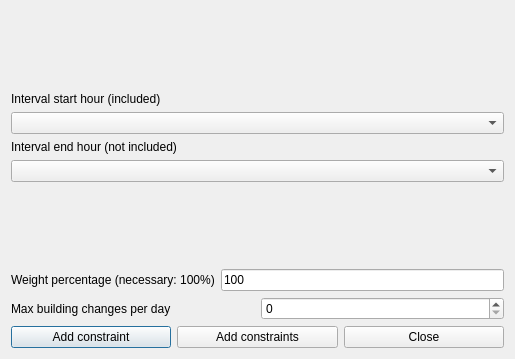
<?xml version="1.0" encoding="UTF-8"?>
<ui version="4.0">
 <class>AddConstraintTeachersMaxBuildingChangesPerDayInIntervalForm_template</class>
 <widget class="QDialog" name="AddConstraintTeachersMaxBuildingChangesPerDayInIntervalForm_template">
  <property name="geometry">
   <rect>
    <x>0</x>
    <y>0</y>
    <width>514</width>
    <height>359</height>
   </rect>
  </property>
  <property name="windowTitle">
   <string extracomment="This is the title of the dialog to add a new constraint of this type">Add teachers max building changes per day in interval</string>
  </property>
  <layout class="QGridLayout" name="gridLayout">
   <item row="0" column="0">
    <spacer name="spacer1">
     <property name="orientation">
      <enum>Qt::Vertical</enum>
     </property>
     <property name="sizeType">
      <enum>QSizePolicy::Expanding</enum>
     </property>
     <property name="sizeHint" stdset="0">
      <size>
       <width>20</width>
       <height>21</height>
      </size>
     </property>
    </spacer>
   </item>
   <item row="3" column="0">
    <spacer name="verticalSpacer">
     <property name="orientation">
      <enum>Qt::Vertical</enum>
     </property>
     <property name="sizeHint" stdset="0">
      <size>
       <width>493</width>
       <height>24</height>
      </size>
     </property>
    </spacer>
   </item>
   <item row="2" column="0">
    <layout class="QVBoxLayout" name="verticalLayout_2">
     <item>
      <widget class="QLabel" name="endTextLabel">
       <property name="frameShape">
        <enum>QFrame::NoFrame</enum>
       </property>
       <property name="frameShadow">
        <enum>QFrame::Plain</enum>
       </property>
       <property name="text">
        <string extracomment="This field refers to a constraint operating on a given hourly interval. The selected start hour of the interval is included (is counted) in the constraint, while the selected end hour of the interval is not included (is not counted) in the constraint.">Interval end hour (not included)</string>
       </property>
       <property name="wordWrap">
        <bool>false</bool>
       </property>
      </widget>
     </item>
     <item>
      <widget class="QComboBox" name="endHourComboBox">
       <property name="editable">
        <bool>false</bool>
       </property>
       <property name="insertPolicy">
        <enum>QComboBox::NoInsert</enum>
       </property>
       <property name="duplicatesEnabled">
        <bool>false</bool>
       </property>
      </widget>
     </item>
    </layout>
   </item>
   <item row="6" column="0">
    <layout class="QHBoxLayout">
     <item>
      <widget class="QPushButton" name="addConstraintPushButton">
       <property name="text">
        <string>Add constraint</string>
       </property>
      </widget>
     </item>
     <item>
      <widget class="QPushButton" name="addConstraintsPushButton">
       <property name="text">
        <string>Add constraints</string>
       </property>
      </widget>
     </item>
     <item>
      <widget class="QPushButton" name="closePushButton">
       <property name="text">
        <string>Close</string>
       </property>
      </widget>
     </item>
    </layout>
   </item>
   <item row="4" column="0">
    <layout class="QHBoxLayout">
     <item>
      <widget class="QLabel" name="weightTextLabel">
       <property name="frameShape">
        <enum>QFrame::NoFrame</enum>
       </property>
       <property name="frameShadow">
        <enum>QFrame::Plain</enum>
       </property>
       <property name="text">
        <string>Weight percentage (necessary: 100%)</string>
       </property>
       <property name="wordWrap">
        <bool>false</bool>
       </property>
      </widget>
     </item>
     <item>
      <widget class="QLineEdit" name="weightLineEdit">
       <property name="text">
        <string notr="true">100</string>
       </property>
      </widget>
     </item>
    </layout>
   </item>
   <item row="1" column="0">
    <layout class="QVBoxLayout" name="verticalLayout">
     <item>
      <widget class="QLabel" name="startTextLabel">
       <property name="frameShape">
        <enum>QFrame::NoFrame</enum>
       </property>
       <property name="frameShadow">
        <enum>QFrame::Plain</enum>
       </property>
       <property name="text">
        <string extracomment="This field refers to a constraint operating on a given hourly interval. The selected start hour of the interval is included (is counted) in the constraint, while the selected end hour of the interval is not included (is not counted) in the constraint.">Interval start hour (included)</string>
       </property>
       <property name="wordWrap">
        <bool>false</bool>
       </property>
      </widget>
     </item>
     <item>
      <widget class="QComboBox" name="startHourComboBox">
       <property name="editable">
        <bool>false</bool>
       </property>
       <property name="insertPolicy">
        <enum>QComboBox::NoInsert</enum>
       </property>
       <property name="duplicatesEnabled">
        <bool>false</bool>
       </property>
      </widget>
     </item>
    </layout>
   </item>
   <item row="5" column="0">
    <layout class="QHBoxLayout">
     <item>
      <widget class="QLabel" name="textLabel1">
       <property name="text">
        <string>Max building changes per day</string>
       </property>
       <property name="wordWrap">
        <bool>false</bool>
       </property>
      </widget>
     </item>
     <item>
      <widget class="QSpinBox" name="maxChangesSpinBox"/>
     </item>
    </layout>
   </item>
  </layout>
 </widget>
 <layoutdefault spacing="6" margin="11"/>
 <resources/>
 <connections/>
</ui>
